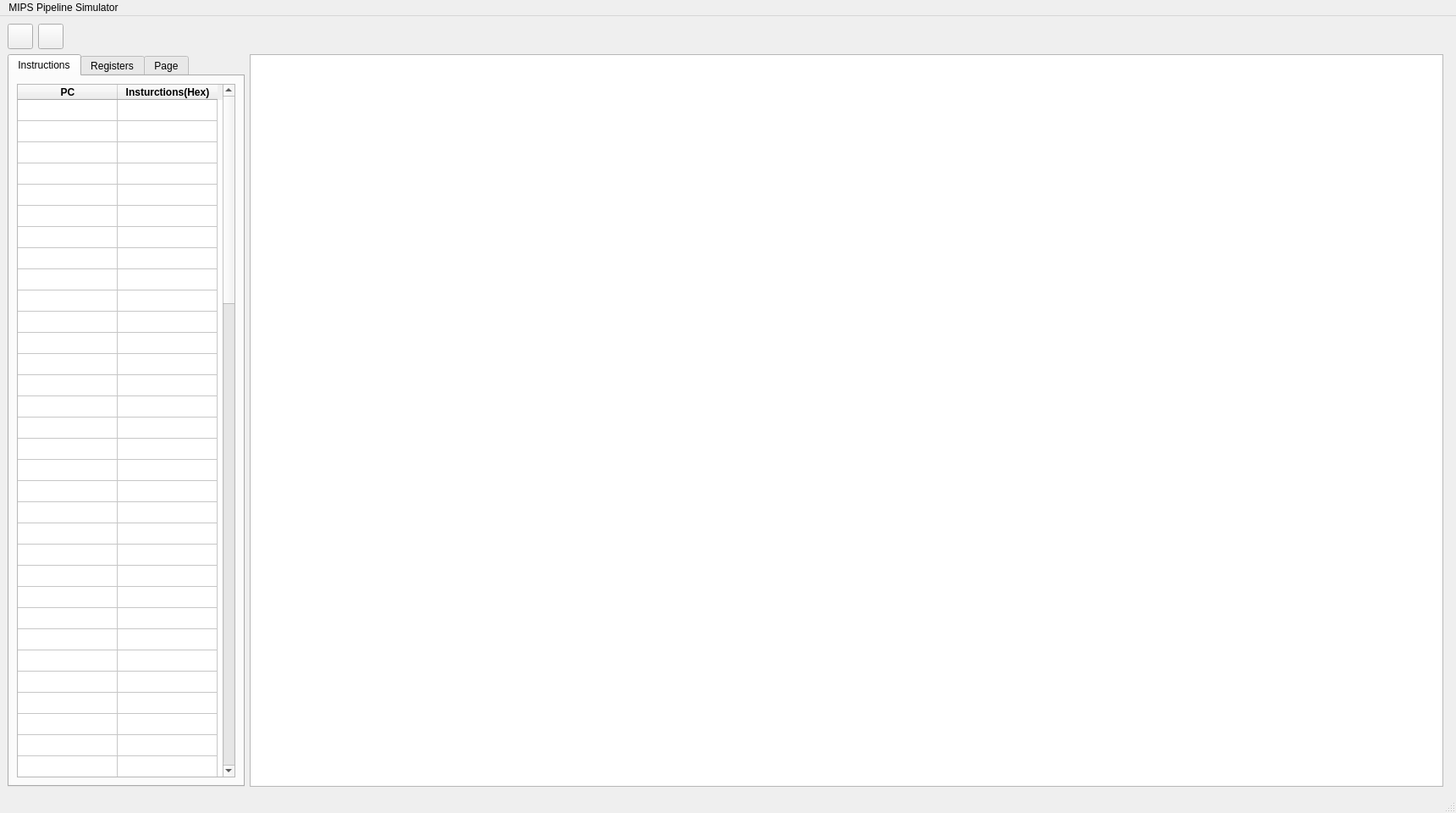
<?xml version="1.0" encoding="UTF-8"?>
<ui version="4.0">
 <class>MainWindow</class>
 <widget class="QMainWindow" name="MainWindow">
  <property name="geometry">
   <rect>
    <x>0</x>
    <y>0</y>
    <width>1720</width>
    <height>960</height>
   </rect>
  </property>
  <property name="sizePolicy">
   <sizepolicy hsizetype="Expanding" vsizetype="Expanding">
    <horstretch>0</horstretch>
    <verstretch>0</verstretch>
   </sizepolicy>
  </property>
  <property name="minimumSize">
   <size>
    <width>1720</width>
    <height>960</height>
   </size>
  </property>
  <property name="windowTitle">
   <string>MainWindow</string>
  </property>
  <widget class="QWidget" name="mainWidget">
   <property name="sizePolicy">
    <sizepolicy hsizetype="Expanding" vsizetype="Expanding">
     <horstretch>0</horstretch>
     <verstretch>0</verstretch>
    </sizepolicy>
   </property>
   <property name="minimumSize">
    <size>
     <width>1440</width>
     <height>917</height>
    </size>
   </property>
   <property name="maximumSize">
    <size>
     <width>100000</width>
     <height>100000</height>
    </size>
   </property>
   <layout class="QVBoxLayout" name="verticalLayout">
    <property name="sizeConstraint">
     <enum>QLayout::SetNoConstraint</enum>
    </property>
    <item>
     <layout class="QGridLayout" name="gridLayout">
      <item row="0" column="0">
       <widget class="QPushButton" name="openButton">
        <property name="sizePolicy">
         <sizepolicy hsizetype="Fixed" vsizetype="Fixed">
          <horstretch>0</horstretch>
          <verstretch>0</verstretch>
         </sizepolicy>
        </property>
        <property name="minimumSize">
         <size>
          <width>30</width>
          <height>30</height>
         </size>
        </property>
        <property name="maximumSize">
         <size>
          <width>30</width>
          <height>30</height>
         </size>
        </property>
        <property name="text">
         <string/>
        </property>
        <property name="icon">
         <iconset resource="Images.qrc">
          <normaloff>:/Images/images/open.png</normaloff>:/Images/images/open.png</iconset>
        </property>
       </widget>
      </item>
      <item row="0" column="3">
       <spacer name="horizontalSpacer">
        <property name="orientation">
         <enum>Qt::Horizontal</enum>
        </property>
        <property name="sizeHint" stdset="0">
         <size>
          <width>40</width>
          <height>20</height>
         </size>
        </property>
       </spacer>
      </item>
      <item row="0" column="2">
       <widget class="QPushButton" name="cycleButton">
        <property name="sizePolicy">
         <sizepolicy hsizetype="Fixed" vsizetype="Fixed">
          <horstretch>0</horstretch>
          <verstretch>0</verstretch>
         </sizepolicy>
        </property>
        <property name="minimumSize">
         <size>
          <width>30</width>
          <height>30</height>
         </size>
        </property>
        <property name="maximumSize">
         <size>
          <width>30</width>
          <height>30</height>
         </size>
        </property>
        <property name="text">
         <string/>
        </property>
        <property name="icon">
         <iconset resource="Images.qrc">
          <normaloff>:/Images/images/play.png</normaloff>:/Images/images/play.png</iconset>
        </property>
       </widget>
      </item>
     </layout>
    </item>
    <item>
     <layout class="QHBoxLayout" name="materials" stretch="0,0,0">
      <property name="sizeConstraint">
       <enum>QLayout::SetNoConstraint</enum>
      </property>
      <item>
       <widget class="QTabWidget" name="statBar">
        <property name="enabled">
         <bool>true</bool>
        </property>
        <property name="sizePolicy">
         <sizepolicy hsizetype="MinimumExpanding" vsizetype="MinimumExpanding">
          <horstretch>0</horstretch>
          <verstretch>0</verstretch>
         </sizepolicy>
        </property>
        <property name="maximumSize">
         <size>
          <width>280</width>
          <height>16777215</height>
         </size>
        </property>
        <property name="tabPosition">
         <enum>QTabWidget::North</enum>
        </property>
        <property name="tabShape">
         <enum>QTabWidget::Rounded</enum>
        </property>
        <property name="currentIndex">
         <number>0</number>
        </property>
        <property name="elideMode">
         <enum>Qt::ElideMiddle</enum>
        </property>
        <property name="usesScrollButtons">
         <bool>false</bool>
        </property>
        <property name="documentMode">
         <bool>false</bool>
        </property>
        <widget class="QWidget" name="instTab">
         <property name="maximumSize">
          <size>
           <width>280</width>
           <height>16777215</height>
          </size>
         </property>
         <property name="layoutDirection">
          <enum>Qt::LeftToRight</enum>
         </property>
         <attribute name="title">
          <string>Instructions</string>
         </attribute>
         <layout class="QGridLayout" name="gridLayout_2">
          <item row="0" column="0">
           <widget class="QTableWidget" name="instructionTable">
            <property name="sizePolicy">
             <sizepolicy hsizetype="Expanding" vsizetype="Expanding">
              <horstretch>0</horstretch>
              <verstretch>0</verstretch>
             </sizepolicy>
            </property>
            <property name="font">
             <font>
              <bold>true</bold>
             </font>
            </property>
            <property name="focusPolicy">
             <enum>Qt::NoFocus</enum>
            </property>
            <property name="contextMenuPolicy">
             <enum>Qt::NoContextMenu</enum>
            </property>
            <property name="frameShadow">
             <enum>QFrame::Sunken</enum>
            </property>
            <property name="editTriggers">
             <set>QAbstractItemView::NoEditTriggers</set>
            </property>
            <property name="dragDropOverwriteMode">
             <bool>false</bool>
            </property>
            <property name="selectionBehavior">
             <enum>QAbstractItemView::SelectRows</enum>
            </property>
            <property name="textElideMode">
             <enum>Qt::ElideNone</enum>
            </property>
            <property name="showGrid">
             <bool>true</bool>
            </property>
            <property name="gridStyle">
             <enum>Qt::SolidLine</enum>
            </property>
            <property name="sortingEnabled">
             <bool>false</bool>
            </property>
            <property name="wordWrap">
             <bool>false</bool>
            </property>
            <property name="cornerButtonEnabled">
             <bool>false</bool>
            </property>
            <property name="rowCount">
             <number>100</number>
            </property>
            <attribute name="horizontalHeaderVisible">
             <bool>true</bool>
            </attribute>
            <attribute name="horizontalHeaderMinimumSectionSize">
             <number>118</number>
            </attribute>
            <attribute name="horizontalHeaderDefaultSectionSize">
             <number>118</number>
            </attribute>
            <attribute name="horizontalHeaderHighlightSections">
             <bool>true</bool>
            </attribute>
            <attribute name="horizontalHeaderShowSortIndicator" stdset="0">
             <bool>false</bool>
            </attribute>
            <attribute name="horizontalHeaderStretchLastSection">
             <bool>false</bool>
            </attribute>
            <attribute name="verticalHeaderVisible">
             <bool>false</bool>
            </attribute>
            <attribute name="verticalHeaderMinimumSectionSize">
             <number>25</number>
            </attribute>
            <attribute name="verticalHeaderDefaultSectionSize">
             <number>25</number>
            </attribute>
            <attribute name="verticalHeaderStretchLastSection">
             <bool>false</bool>
            </attribute>
            <row>
             <property name="text">
              <string/>
             </property>
            </row>
            <row/>
            <row/>
            <row/>
            <row/>
            <row/>
            <row/>
            <row/>
            <row/>
            <row/>
            <row/>
            <row/>
            <row/>
            <row/>
            <row/>
            <row/>
            <row/>
            <row/>
            <row/>
            <row/>
            <row/>
            <row/>
            <row/>
            <row/>
            <row/>
            <row/>
            <row/>
            <row/>
            <row/>
            <row/>
            <row/>
            <row/>
            <row/>
            <row/>
            <row/>
            <row/>
            <row/>
            <row/>
            <row/>
            <row/>
            <row/>
            <row/>
            <row/>
            <row/>
            <row/>
            <row/>
            <row/>
            <row/>
            <row/>
            <row/>
            <row/>
            <row/>
            <row/>
            <row/>
            <row/>
            <row/>
            <row/>
            <row/>
            <row/>
            <row/>
            <row/>
            <row/>
            <row/>
            <row/>
            <row/>
            <row/>
            <row/>
            <row/>
            <row/>
            <row/>
            <row/>
            <row/>
            <row/>
            <row/>
            <row/>
            <row/>
            <row/>
            <row/>
            <row/>
            <row/>
            <row/>
            <row/>
            <row/>
            <row/>
            <row/>
            <row/>
            <row/>
            <row/>
            <row/>
            <row/>
            <row/>
            <row/>
            <row/>
            <row/>
            <row/>
            <row/>
            <row/>
            <row/>
            <row/>
            <row/>
            <column>
             <property name="text">
              <string>PC</string>
             </property>
            </column>
            <column>
             <property name="text">
              <string>Insturctions(Hex)</string>
             </property>
            </column>
           </widget>
          </item>
         </layout>
        </widget>
        <widget class="QWidget" name="regTab">
         <attribute name="title">
          <string>Registers</string>
         </attribute>
         <layout class="QGridLayout" name="gridLayout_3">
          <item row="0" column="4">
           <widget class="QTableWidget" name="regTable">
            <property name="font">
             <font>
              <pointsize>9</pointsize>
              <bold>true</bold>
             </font>
            </property>
            <property name="lineWidth">
             <number>-1</number>
            </property>
            <property name="autoScrollMargin">
             <number>16</number>
            </property>
            <property name="editTriggers">
             <set>QAbstractItemView::NoEditTriggers</set>
            </property>
            <property name="textElideMode">
             <enum>Qt::ElideLeft</enum>
            </property>
            <property name="showGrid">
             <bool>true</bool>
            </property>
            <property name="wordWrap">
             <bool>false</bool>
            </property>
            <property name="cornerButtonEnabled">
             <bool>false</bool>
            </property>
            <attribute name="horizontalHeaderVisible">
             <bool>false</bool>
            </attribute>
            <attribute name="horizontalHeaderCascadingSectionResizes">
             <bool>false</bool>
            </attribute>
            <attribute name="horizontalHeaderMinimumSectionSize">
             <number>183</number>
            </attribute>
            <attribute name="horizontalHeaderDefaultSectionSize">
             <number>183</number>
            </attribute>
            <attribute name="horizontalHeaderHighlightSections">
             <bool>false</bool>
            </attribute>
            <attribute name="horizontalHeaderShowSortIndicator" stdset="0">
             <bool>false</bool>
            </attribute>
            <attribute name="verticalHeaderVisible">
             <bool>true</bool>
            </attribute>
            <attribute name="verticalHeaderCascadingSectionResizes">
             <bool>true</bool>
            </attribute>
            <attribute name="verticalHeaderMinimumSectionSize">
             <number>40</number>
            </attribute>
            <attribute name="verticalHeaderDefaultSectionSize">
             <number>40</number>
            </attribute>
            <attribute name="verticalHeaderStretchLastSection">
             <bool>true</bool>
            </attribute>
            <row>
             <property name="text">
              <string>PC</string>
             </property>
            </row>
            <row>
             <property name="text">
              <string>R0 [r0]</string>
             </property>
            </row>
            <row>
             <property name="text">
              <string>R1 [at]</string>
             </property>
            </row>
            <row>
             <property name="text">
              <string>R2 [v0]</string>
             </property>
            </row>
            <row>
             <property name="text">
              <string>R3 [v1]</string>
             </property>
            </row>
            <row>
             <property name="text">
              <string>R4 [a0]</string>
             </property>
            </row>
            <row>
             <property name="text">
              <string>R5 [a1]</string>
             </property>
            </row>
            <row>
             <property name="text">
              <string>R6 [a2]</string>
             </property>
            </row>
            <row>
             <property name="text">
              <string>R7 [a3]</string>
             </property>
            </row>
            <row>
             <property name="text">
              <string>R8 [t0]</string>
             </property>
            </row>
            <row>
             <property name="text">
              <string>R9 [t1]</string>
             </property>
            </row>
            <row>
             <property name="text">
              <string>R10 [t2]</string>
             </property>
            </row>
            <row>
             <property name="text">
              <string>R11 [t3]</string>
             </property>
            </row>
            <row>
             <property name="text">
              <string>R12 [t4]</string>
             </property>
            </row>
            <row>
             <property name="text">
              <string>R13 [t5]</string>
             </property>
            </row>
            <row>
             <property name="text">
              <string>R14 [t6]</string>
             </property>
            </row>
            <row>
             <property name="text">
              <string>R15 [t7]</string>
             </property>
            </row>
            <row>
             <property name="text">
              <string>R16 [s0]</string>
             </property>
            </row>
            <row>
             <property name="text">
              <string>R17 [s1]</string>
             </property>
            </row>
            <row>
             <property name="text">
              <string>R18 [s2]</string>
             </property>
            </row>
            <row>
             <property name="text">
              <string>R19 [s3]</string>
             </property>
            </row>
            <row>
             <property name="text">
              <string>R20 [s4]</string>
             </property>
            </row>
            <row>
             <property name="text">
              <string>R21 [s5]</string>
             </property>
            </row>
            <row>
             <property name="text">
              <string>R22 [s6]</string>
             </property>
            </row>
            <row>
             <property name="text">
              <string>R23 [s7]</string>
             </property>
            </row>
            <row>
             <property name="text">
              <string>R24 [t8]</string>
             </property>
            </row>
            <row>
             <property name="text">
              <string>R25 [t9]</string>
             </property>
            </row>
            <row>
             <property name="text">
              <string>R26 [k0]</string>
             </property>
            </row>
            <row>
             <property name="text">
              <string>R27 [k1]</string>
             </property>
            </row>
            <row>
             <property name="text">
              <string>R28 [gp]</string>
             </property>
            </row>
            <row>
             <property name="text">
              <string>R29 [sp]</string>
             </property>
            </row>
            <row>
             <property name="text">
              <string>R30 [s8]</string>
             </property>
            </row>
            <row>
             <property name="text">
              <string>R31 [ra]</string>
             </property>
            </row>
            <column>
             <property name="text">
              <string>Value</string>
             </property>
            </column>
           </widget>
          </item>
         </layout>
        </widget>
        <widget class="QWidget" name="tab_3">
         <attribute name="title">
          <string>Page</string>
         </attribute>
        </widget>
       </widget>
      </item>
      <item>
       <widget class="QGraphicsView" name="circuitView">
        <property name="sizeIncrement">
         <size>
          <width>0</width>
          <height>0</height>
         </size>
        </property>
        <property name="baseSize">
         <size>
          <width>1408</width>
          <height>859</height>
         </size>
        </property>
        <property name="transformationAnchor">
         <enum>QGraphicsView::NoAnchor</enum>
        </property>
       </widget>
      </item>
      <item>
       <widget class="QLabel" name="loadedCiruit">
        <property name="enabled">
         <bool>true</bool>
        </property>
        <property name="sizePolicy">
         <sizepolicy hsizetype="Minimum" vsizetype="Minimum">
          <horstretch>0</horstretch>
          <verstretch>0</verstretch>
         </sizepolicy>
        </property>
        <property name="maximumSize">
         <size>
          <width>0</width>
          <height>0</height>
         </size>
        </property>
        <property name="contextMenuPolicy">
         <enum>Qt::NoContextMenu</enum>
        </property>
        <property name="toolTipDuration">
         <number>63</number>
        </property>
        <property name="text">
         <string notr="true"/>
        </property>
        <property name="pixmap">
         <pixmap resource="Images.qrc">:/Images/images/circuit.png</pixmap>
        </property>
        <property name="scaledContents">
         <bool>true</bool>
        </property>
       </widget>
      </item>
     </layout>
    </item>
   </layout>
  </widget>
  <widget class="QMenuBar" name="menubar">
   <property name="geometry">
    <rect>
     <x>0</x>
     <y>0</y>
     <width>1720</width>
     <height>21</height>
    </rect>
   </property>
   <widget class="QMenu" name="menuMIPS_Pipeline_Simulator">
    <property name="title">
     <string>MIPS Pipeline Simulator</string>
    </property>
    <widget class="QMenu" name="menuRegisters">
     <property name="title">
      <string>Registers</string>
     </property>
     <addaction name="actionBinary"/>
     <addaction name="actionDecimal"/>
     <addaction name="actionHex"/>
    </widget>
    <addaction name="separator"/>
    <addaction name="menuRegisters"/>
   </widget>
   <addaction name="menuMIPS_Pipeline_Simulator"/>
  </widget>
  <widget class="QStatusBar" name="statusbar"/>
  <action name="actionBinary">
   <property name="checkable">
    <bool>false</bool>
   </property>
   <property name="checked">
    <bool>false</bool>
   </property>
   <property name="enabled">
    <bool>true</bool>
   </property>
   <property name="text">
    <string>toBinary</string>
   </property>
  </action>
  <action name="actionDecimal">
   <property name="checkable">
    <bool>false</bool>
   </property>
   <property name="text">
    <string>toDecimal</string>
   </property>
  </action>
  <action name="actionHex">
   <property name="checkable">
    <bool>false</bool>
   </property>
   <property name="text">
    <string>toHex</string>
   </property>
  </action>
 </widget>
 <tabstops>
  <tabstop>statBar</tabstop>
  <tabstop>instructionTable</tabstop>
 </tabstops>
 <resources>
  <include location="Images.qrc"/>
 </resources>
 <connections/>
 <slots>
  <slot>toTest()</slot>
  <slot>loadFile()</slot>
  <slot>regToBin()</slot>
 </slots>
</ui>
